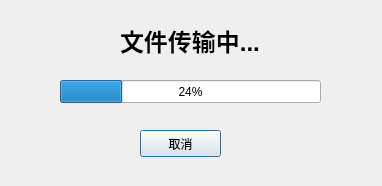
<?xml version="1.0" encoding="UTF-8"?>
<ui version="4.0">
 <class>FileSend</class>
 <widget class="QDialog" name="FileSend">
  <property name="geometry">
   <rect>
    <x>0</x>
    <y>0</y>
    <width>382</width>
    <height>186</height>
   </rect>
  </property>
  <property name="windowTitle">
   <string>Dialog</string>
  </property>
  <widget class="QPushButton" name="pbCancel">
   <property name="geometry">
    <rect>
     <x>140</x>
     <y>130</y>
     <width>81</width>
     <height>27</height>
    </rect>
   </property>
   <property name="text">
    <string>取消</string>
   </property>
  </widget>
  <widget class="QProgressBar" name="progressBar">
   <property name="geometry">
    <rect>
     <x>60</x>
     <y>80</y>
     <width>261</width>
     <height>23</height>
    </rect>
   </property>
   <property name="value">
    <number>24</number>
   </property>
  </widget>
  <widget class="QLabel" name="label">
   <property name="geometry">
    <rect>
     <x>120</x>
     <y>20</y>
     <width>161</width>
     <height>41</height>
    </rect>
   </property>
   <property name="font">
    <font>
     <pointsize>18</pointsize>
     <weight>75</weight>
     <bold>true</bold>
    </font>
   </property>
   <property name="text">
    <string>文件传输中...</string>
   </property>
  </widget>
 </widget>
 <resources/>
 <connections/>
</ui>
